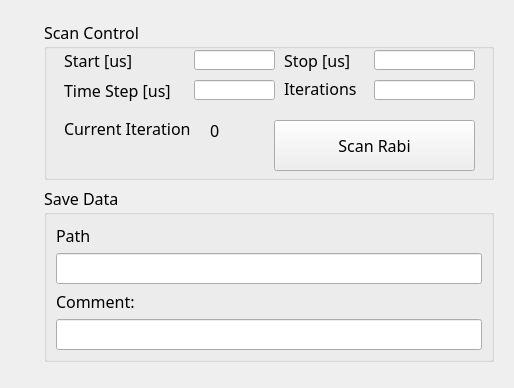
            <widget class="QWidget" name="tab">
             <attribute name="title">
              <string>Rabi Scan</string>
             </attribute>
             <layout class="QGridLayout" name="gridLayout_3">
              <item row="0" column="0">
               <layout class="QGridLayout" name="gridLayout_17">
                <property name="sizeConstraint">
                 <enum>QLayout::SetNoConstraint</enum>
                </property>
                <item row="0" column="1">
                 <widget class="QWidget" name="verticalWidget_5" native="true">
                  <property name="sizePolicy">
                   <sizepolicy hsizetype="Fixed" vsizetype="Preferred">
                    <horstretch>0</horstretch>
                    <verstretch>0</verstretch>
                   </sizepolicy>
                  </property>
                  <layout class="QGridLayout" name="gridLayout_18">
                   <item row="2" column="0">
                    <widget class="QGroupBox" name="DataSave_4">
                     <property name="sizePolicy">
                      <sizepolicy hsizetype="Preferred" vsizetype="Maximum">
                       <horstretch>0</horstretch>
                       <verstretch>0</verstretch>
                      </sizepolicy>
                     </property>
                     <property name="font">
                      <font>
                       <family>Calibri Light</family>
                       <pointsize>12</pointsize>
                      </font>
                     </property>
                     <property name="title">
                      <string>Save Data</string>
                     </property>
                     <layout class="QGridLayout" name="gridLayout_20">
                      <item row="1" column="0">
                       <layout class="QFormLayout" name="formLayout_10">
                        <property name="sizeConstraint">
                         <enum>QLayout::SetNoConstraint</enum>
                        </property>
                        <property name="formAlignment">
                         <set>Qt::AlignLeading|Qt::AlignLeft|Qt::AlignVCenter</set>
                        </property>
                        <item row="0" column="0">
                         <widget class="QLabel" name="lblPathRabi_3">
                          <property name="text">
                           <string>Path</string>
                          </property>
                         </widget>
                        </item>
                        <item row="1" column="0" colspan="2">
                         <widget class="QLineEdit" name="txtPathRabi_3"/>
                        </item>
                        <item row="2" column="0">
                         <widget class="QLabel" name="lblCommentRabi_3">
                          <property name="text">
                           <string>Comment:</string>
                          </property>
                         </widget>
                        </item>
                        <item row="3" column="0" colspan="2">
                         <widget class="QLineEdit" name="txtCommentRabi_3"/>
                        </item>
                       </layout>
                      </item>
                     </layout>
                    </widget>
                   </item>
                   <item row="3" column="0">
                    <widget class="QWidget" name="widget_3" native="true"/>
                   </item>
                   <item row="1" column="0">
                    <widget class="QGroupBox" name="Scan_2">
                     <property name="sizePolicy">
                      <sizepolicy hsizetype="Fixed" vsizetype="Fixed">
                       <horstretch>0</horstretch>
                       <verstretch>0</verstretch>
                      </sizepolicy>
                     </property>
                     <property name="minimumSize">
                      <size>
                       <width>450</width>
                       <height>160</height>
                      </size>
                     </property>
                     <property name="font">
                      <font>
                       <family>Calibri Light</family>
                       <pointsize>12</pointsize>
                      </font>
                     </property>
                     <property name="title">
                      <string>Scan Control</string>
                     </property>
                     <widget class="QPushButton" name="btnScanRabi_3">
                      <property name="geometry">
                       <rect>
                        <x>230</x>
                        <y>100</y>
                        <width>201</width>
                        <height>51</height>
                       </rect>
                      </property>
                      <property name="text">
                       <string>Scan Rabi</string>
                      </property>
                     </widget>
                     <widget class="QLabel" name="lblIterations_3">
                      <property name="geometry">
                       <rect>
                        <x>240</x>
                        <y>60</y>
                        <width>81</width>
                        <height>16</height>
                       </rect>
                      </property>
                      <property name="text">
                       <string>Iterations</string>
                      </property>
                     </widget>
                     <widget class="QLineEdit" name="txtIterations_3">
                      <property name="geometry">
                       <rect>
                        <x>330</x>
                        <y>60</y>
                        <width>101</width>
                        <height>20</height>
                       </rect>
                      </property>
                     </widget>
                     <widget class="QLabel" name="lblCurrentIterations">
                      <property name="geometry">
                       <rect>
                        <x>166</x>
                        <y>100</y>
                        <width>61</width>
                        <height>20</height>
                       </rect>
                      </property>
                      <property name="text">
                       <string>0</string>
                      </property>
                     </widget>
                     <widget class="QLabel" name="lblRange_4">
                      <property name="geometry">
                       <rect>
                        <x>20</x>
                        <y>30</y>
                        <width>81</width>
                        <height>21</height>
                       </rect>
                      </property>
                      <property name="text">
                       <string>Start [us]</string>
                      </property>
                     </widget>
                     <widget class="QLineEdit" name="txtIterations_4">
                      <property name="geometry">
                       <rect>
                        <x>150</x>
                        <y>30</y>
                        <width>81</width>
                        <height>20</height>
                       </rect>
                      </property>
                     </widget>
                     <widget class="QLineEdit" name="txtIterations_5">
                      <property name="geometry">
                       <rect>
                        <x>330</x>
                        <y>30</y>
                        <width>101</width>
                        <height>20</height>
                       </rect>
                      </property>
                     </widget>
                     <widget class="QLabel" name="lblRange_5">
                      <property name="geometry">
                       <rect>
                        <x>240</x>
                        <y>30</y>
                        <width>81</width>
                        <height>21</height>
                       </rect>
                      </property>
                      <property name="text">
                       <string>Stop [us]</string>
                      </property>
                     </widget>
                     <widget class="QLabel" name="lblRange_6">
                      <property name="geometry">
                       <rect>
                        <x>20</x>
                        <y>60</y>
                        <width>121</width>
                        <height>21</height>
                       </rect>
                      </property>
                      <property name="text">
                       <string>Time Step [us]</string>
                      </property>
                     </widget>
                     <widget class="QLineEdit" name="txtIterations_6">
                      <property name="geometry">
                       <rect>
                        <x>150</x>
                        <y>60</y>
                        <width>81</width>
                        <height>20</height>
                       </rect>
                      </property>
                     </widget>
                     <widget class="QLabel" name="lblIterations_4">
                      <property name="geometry">
                       <rect>
                        <x>20</x>
                        <y>100</y>
                        <width>141</width>
                        <height>16</height>
                       </rect>
                      </property>
                      <property name="text">
                       <string>Current Iteration</string>
                      </property>
                     </widget>
                    </widget>
                   </item>
                  </layout>
                 </widget>
                </item>
                <item row="0" column="0">
                 <widget class="QWidget" name="rabiScanPlotWidget" native="true">
                  <layout class="QGridLayout" name="rabiScanPlotLayout"/>
                 </widget>
                </item>
               </layout>
              </item>
             </layout>
            </widget>
